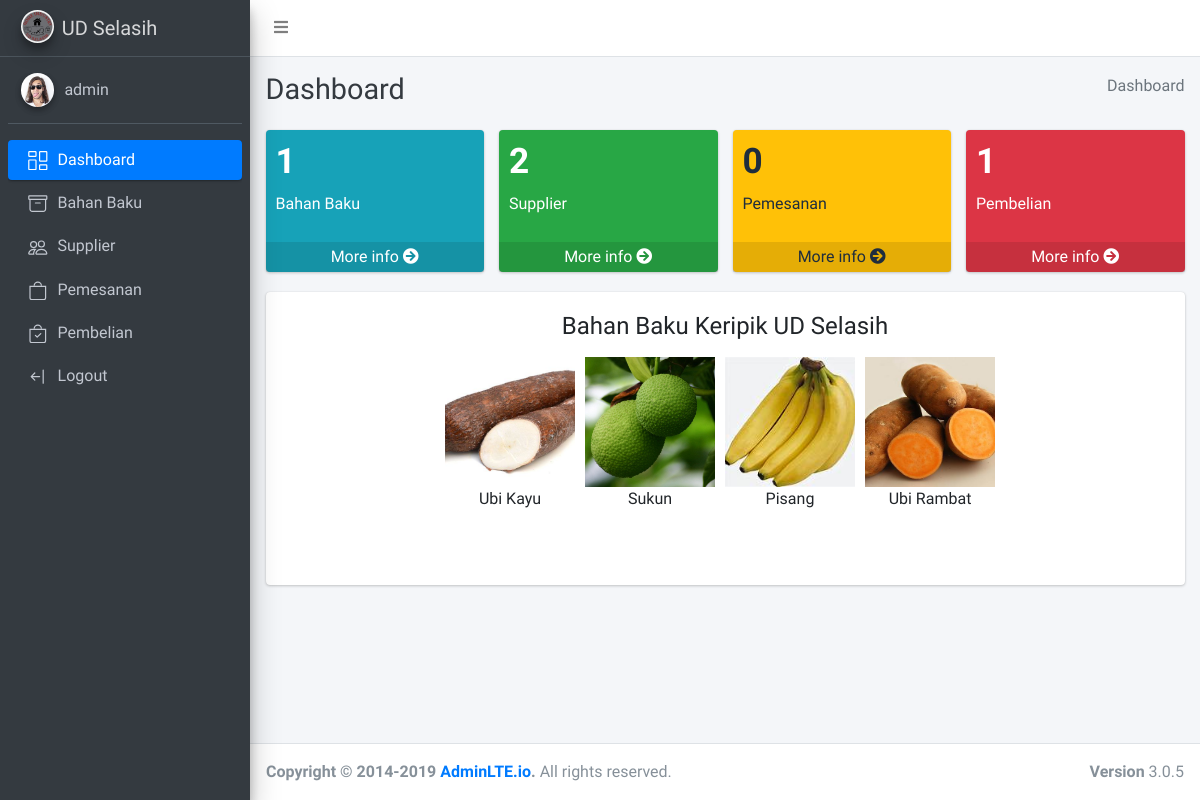
Before: /index.php (signed in) with the older database file.
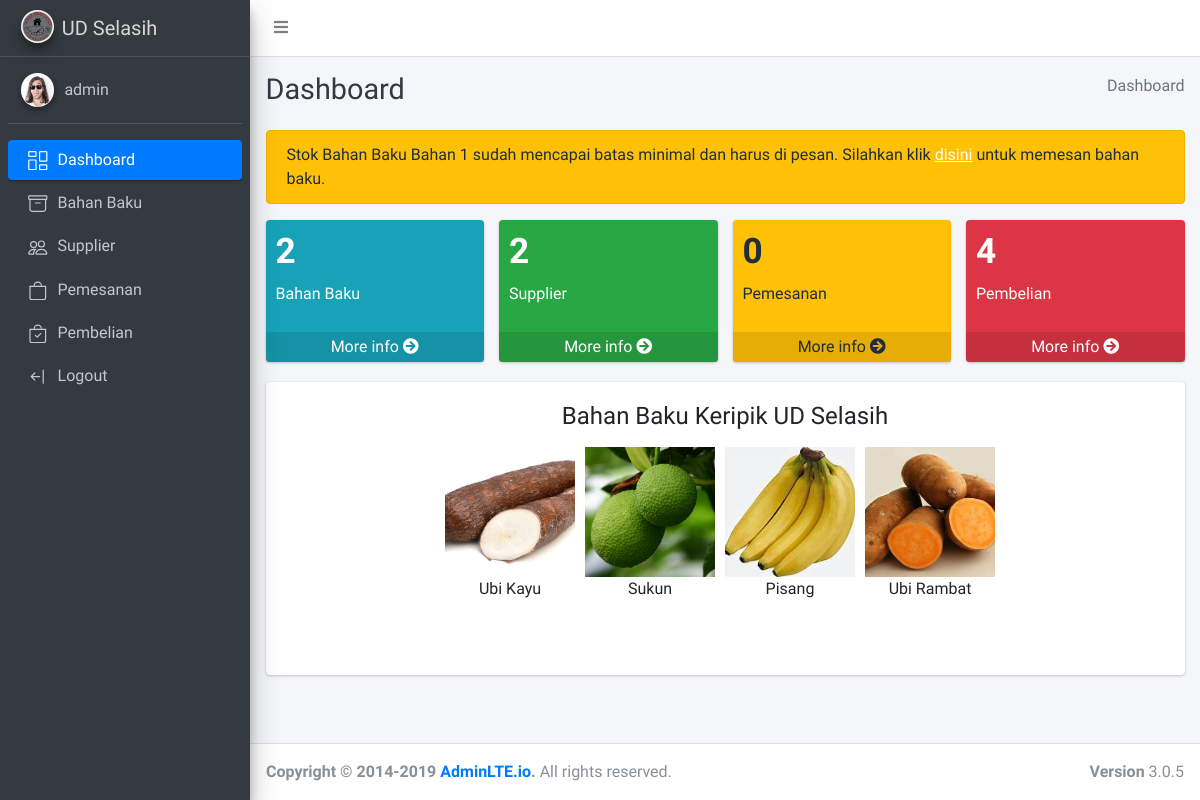
After: the same page with the newer database file.
### tables this page shows
CREATE TABLE `tb_bahan_baku` (
  `id` int(8) NOT NULL,
  `supplier_id` int(11) NOT NULL,
  `nama_bahan_baku` varchar(30) NOT NULL,
  `harga` int(11) NOT NULL,
  `stok` int(11) NOT NULL,
  `min_stok` int(11) NOT NULL,
  `keterangan` varchar(30) DEFAULT NULL
);

### qb.php (called while the page is built, shortened)
<?php
require_once 'db.php';
function getCount($tbl){
    global $conn;
    $query = "SELECT * FROM $tbl";
    $res = $conn->query($query);
    return count($res->fetch_all(MYSQLI_ASSOC));
}
function get($tbl){
    global $conn;
    $query = "SELECT * FROM $tbl";
    $res = $conn->query($query);
    return $res->fetch_all(MYSQLI_ASSOC);
}

### index.php (the view, shortened to what this page needs)
<?php
    $current = "dashboard";
    require_once 'layouts/header.php';
    $bahan_baku = getCount("tb_bahan_baku");
    $supplier = getCount("tb_supplier");
    $pemesanan = getCount("tb_pemesanan");
    $pembelian = getCount("tb_pembelian");
?>
     <div class="content-header">
      <div class="container-fluid">
        <div class="row mb-2">
          <div class="col-sm-6">
            <h1 class="m-0 text-dark">Dashboard</h1>
          </div>
          <div class="col-sm-6">
            <ol class="breadcrumb float-sm-right">
              <li class="breadcrumb-item active">Dashboard</li>
            </ol>
          </div>
        </div>
      </div>
    </div>
    <section class="content">
        <div class="container-fluid">
            <div class="row">
                <div class="col-sm-12">
                    <?php
                    if($_SESSION['user']['level'] != 'supplier' && $current == "dashboard"){
                    $bahan = get("tb_bahan_baku");
                    foreach($bahan as $bb):
                        if($bb['stok'] > $bb['min_stok']) continue;
                    ?>
                    <div class="alert alert-warning" role="alert">
                        Stok Bahan Baku <?= $bb['nama_bahan_baku'] ?> sudah mencapai batas minimal dan harus di pesan.
                        Silahkan klik <a href="/pemesanan/create.php?bahan_baku=<?=$bb['nama_bahan_baku']?>">disini</a> untuk memesan bahan baku.
                    </div>
                    <?php endforeach; } ?>
                </div>
            </div>
<?php if($_SESSION['user']['level'] == 'admin'): ?>
<div class="row">
    <div class="col-lg-3 col-6">
    <div class="small-box bg-info">
        <div class="inner">
        <h3><?=$bahan_baku?></h3>
        <p>Bahan Baku</p>
        </div>
        <a href="/bahan_baku/index.php" class="small-box-footer">More info <i class="fas fa-arrow-circle-right"></i></a>
    </div>
    </div>
    <div class="col-lg-3 col-6">
    <div class="small-box bg-success">
        <div class="inner">
        <h3><?=$supplier?></h3>
        <p>Supplier</p>
        </div>
        <a href="/supplier/index.php" class="small-box-footer">More info <i class="fas fa-arrow-circle-right"></i></a>
    </div>
    </div>
    <div class="col-lg-3 col-6">
    <div class="small-box bg-warning">
        <div class="inner">
        <h3><?=$pemesanan?></h3>
        <p>Pemesanan</p>
        </div>
        <a href="/pemesanan/index.php" class="small-box-footer">More info <i class="fas fa-arrow-circle-right"></i></a>
    </div>
    </div>
    <div class="col-lg-3 col-6">
    <div class="small-box bg-danger">
        <div class="inner">
        <h3><?=$pembelian?></h3>
        <p>Pembelian</p>
        </div>
        <a href="/pembelian/index.php" class="small-box-footer">More info <i class="fas fa-arrow-circle-right"></i></a>
    </div>
    </div>
</div>
<?php endif ?>
<div class="row">
    <div class="col-12">
        <div class="card">
            <div class="card-body">
                <div class="row">
                    <div class="col-sm-12">
                        <h4 align="center">Bahan Baku Keripik UD Selasih</h4>
                        <div class="gallery" style="overflow: auto;height: 160px;margin:auto;width: 560px">
                        <?php
                        $items = [
                            "",
                            "Ubi Kayu",
                            "Sukun",
                            "Pisang",
                            "Ubi Rambat"
                        ];
                        for($i=1;$i<=4;$i++) { ?>
                            <div class="gallery-item" style="width: 130px;float: left;height: 130px;margin-right: 10px">
                                <img src="/assets/bahan-baku-<?=$i?>.jpeg" width="100%" height="100%" style="object-fit: cover;">
                                <center>
                                    <span><?= $items[$i] ?></span>
                                </center>
                            </div>
                        <?php } ?>
                        </div>
                        <div style="display: block;">
                        <br><br>
                        </div>
                    </div>
                </div>
            </div>
        </div>
    </div>
</div>
<?php
    require_once 'layouts/footer.php';
?>

Changed rows visible on the page:
now on this page (row edited): tb_bahan_baku: nama_bahan_baku "Bahan 1"
Other visible differences:
$bahan_baku: "1" → "2"
$pembelian: "1" → "4"
